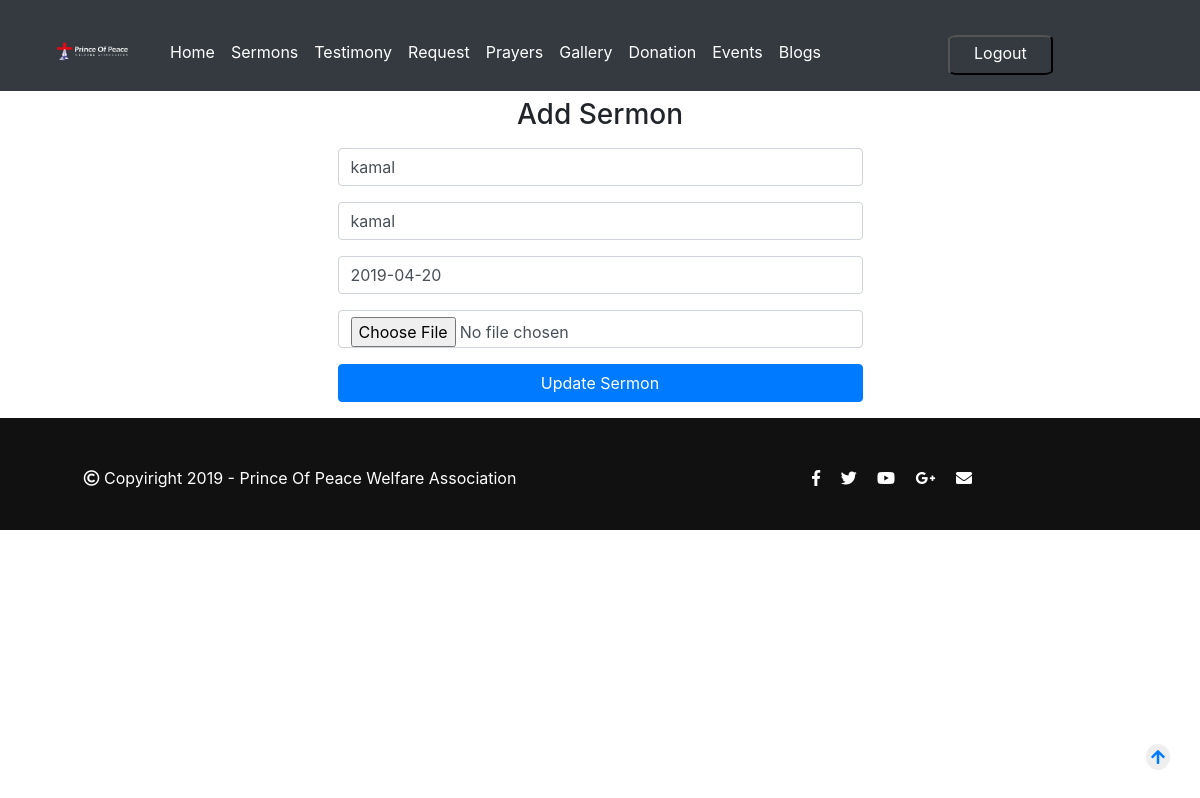
Page /admin/index.php?pg=updateSermons&id=11&image=Jellyfish.jpg (signed in) on the committed database.
### tables this page shows
CREATE TABLE `sermons` (
  `id` int(11) NOT NULL,
  `name` varchar(20) NOT NULL,
  `author` varchar(20) NOT NULL,
  `date` varchar(20) NOT NULL,
  `image` varchar(30) NOT NULL,
  `link` varchar(100) NOT NULL
);

### admin/include/functions.php (called while the page is built, shortened)
<?php
	function selectdatacon($col,$tbname,$where)
	{
		$selectqry="select $col from $tbname where $where";
		$result=mysqli_query($GLOBALS['con'],$selectqry) or die(mysqli_error($GLOBALS['con']));
		return $result;
	}
?>

### admin/pages/updateSermons.php (the view, shortened to what this page needs)
<?php
$result=selectdatacon("*","sermons","id=".$_GET['id']);
$row=mysqli_fetch_assoc($result);
?>
<div class="container">
<div class="row">
<div class="col-md-3">
</div>
<div class="col-md-6">
<h3 class="text-center mt-3 mb-3">Add Sermon</h3>
<form method="post" enctype="multipart/form-data" >
<div class="form-group">
<input type="text" name="name" placeholder="Name" required="required" class="form-control" value="<?php echo $row['name']; ?>">
</div>
<div class="form-group">
<input type="text" name="author" placeholder="Author" required="required" class="form-control" value="<?php echo $row['author']; ?>">
</div>
<div class="form-group">
<input placeholder="Date" class="form-control" type="text" onfocus="(this.type='date')" onblur="(this.type='text')" id="date" name="date" value="<?php echo $row['date']; ?>">
</div>
<div class="form-group">
<input type="file" name="fileToUpload" class="form-control ">
</div>
<input type="submit" name="update_sermon" value="Update Sermon" class="btn btn-block btn-primary">
</form>
</div>
<div class="col-md-3">
</div>
</div>
</div>

### assets/css/custom/style.css (style rules this page uses)
.row { margin-left:0; margin-right:0; }
body { margin: 0; padding-top:82px; height:100%; }
.btn { transition:0.5s ease; }

### rows in the picture
sermons: name "kamal", author "kamal", date "2019-04-20"
